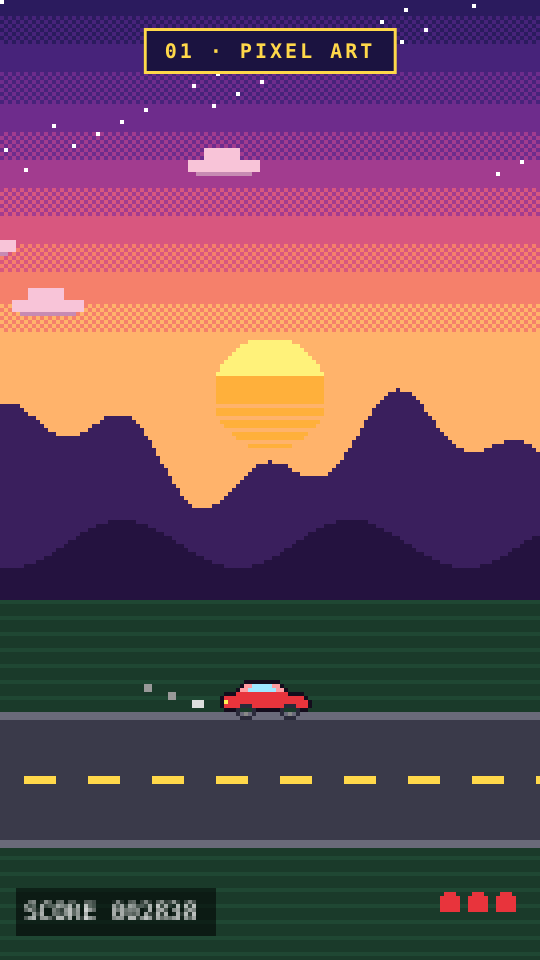
#> input picture animation-styles/samples/01-pixel-art.png, 1080 x 1920 px (shown at 1/2 size)
$ python make_cover.py ../samples/01-pixel-art.png ../samples/02-chalkboard.png ../samples/02-chalkboard.png ../samples/02-chalkboard.png ../samples/02-chalkboard.png ../samples/02-chalkboard.png
#> lines starting #> are read from the running program, lines starting #| are printed output that depends on the picture
"""make_cover.py frame.png out.jpg "TOP LINE" "BIG TITLE" "sub line" [accent hex]"""
import sys
from PIL import Image, ImageDraw, ImageFont, ImageFilter
src, out, top, title, sub = sys.argv[1:6]
accent = sys.argv[6] if len(sys.argv) > 6 else '#ffd23f'
im = Image.open(src).convert('RGB').resize((1080, 1920))
#> im is the input picture: PIL image 1080x1920 RGB; mean R, G, B 109.4, 75.6, 89.6
W, H = im.size
#> W = 1080; H = 1920
# dark gradient at top and bottom for legibility
grad = Image.new('L', (1, H))
for y in range(H):
    a = 0
    if y < 760: a = int(200 * (1 - y / 760) ** 1.4)
    if y > H - 520: a = max(a, int(170 * ((y - (H - 520)) / 520) ** 1.6))
    grad.putpixel((0, y), a)
im = Image.composite(Image.new('RGB', (W, H), (0, 0, 0)), im, grad.resize((W, H)))
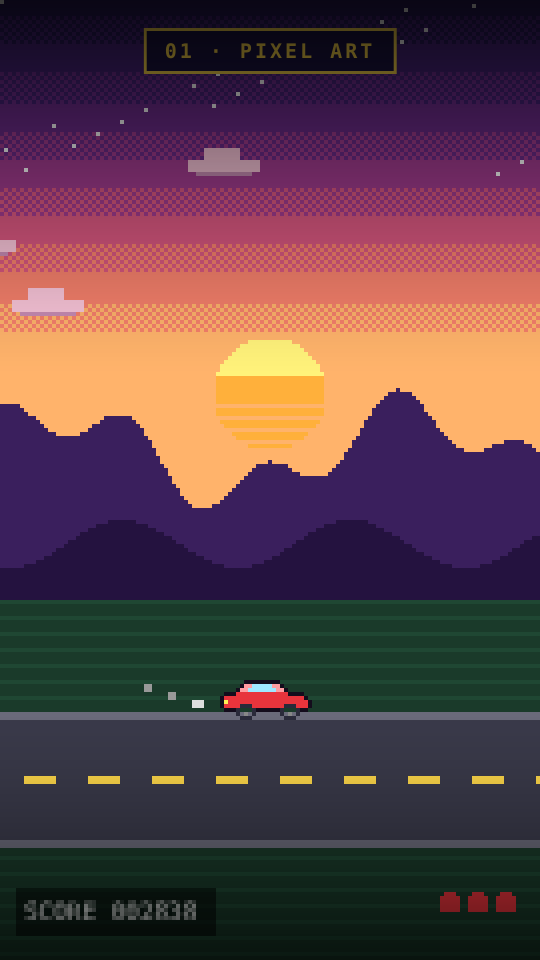
#> im: PIL image 1080x1920 RGB (shown at 1/2 size); mean R, G, B 91.6, 64.1, 70.6
d = ImageDraw.Draw(im)
B = '/usr/share/fonts/opentype/inter/Inter-ExtraBold.otf'
def fit(text, size, maxw):
#> called with text = '../samples/02-chalkboard.png', size = 70, maxw = 970
    while True:
        f = ImageFont.truetype(B, size)
        if d.textlength(text, font=f) <= maxw or size < 40: return f
        size -= 4
#> after the loop, size = 62
def line(text, y, size, fill, stroke=10):
    f = fit(text, size, W - 110)
    w = d.textlength(text, font=f)
#> w = 950.7
    d.text(((W - w) / 2, y), text, font=f, fill=fill, stroke_width=stroke, stroke_fill='black')
    return y + f.size * 1.12
y = 150
y = line(top, y, 70, 'white', 8)
#> y = 219.4
for t in title.split('|'):
#> (the run stopped early here; a loop or call above may not have finished)
